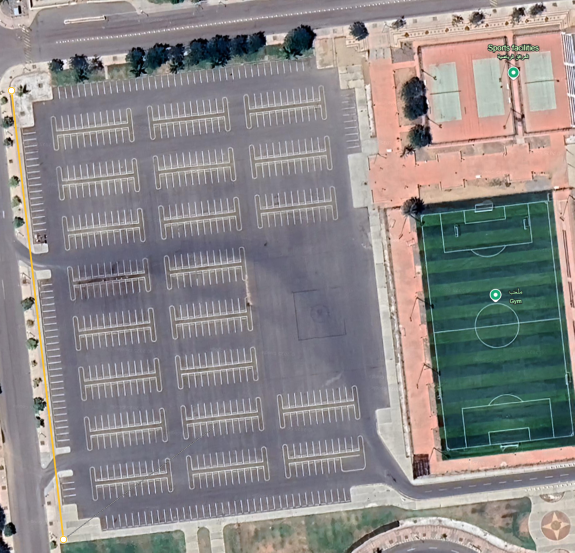
#> input picture dummy_ui/satellite.png, 1149 x 1105 px (shown at 1/2 size)
$ python pin_waypoints.py
#> lines starting #> are read from the running program, lines starting #| are printed output that depends on the picture
import matplotlib.pyplot as plt
import matplotlib.image as mpimg
import os

# GPS bounds of your image
gps_top_left = (21.497549, 39.249365)     # (lat1, lon1)
gps_bottom_right = (21.499448, 39.246958) # (lat2, lon2)

# Convert GPS to image pixel coordinates
def gps_to_image_coords(lat, lon, width=600, height=600):
    lat1, lon1 = gps_top_left
    lat2, lon2 = gps_bottom_right

    x = ((lon - lon1) / (lon2 - lon1)) * width
    y = ((lat1 - lat) / (lat1 - lat2)) * height  # y axis flipped
    return x, y

# Extract GPS from filename
def extract_gps_from_filename(filepath):
    name = os.path.basename(filepath)
    name = os.path.splitext(name)[0]  # Remove extension
    parts = name.split('_')
    if len(parts) < 2:
        raise ValueError(f"Filename format invalid: {name}")
    lat_str, lon_str = parts[:2]
    return float(lat_str), float(lon_str)

# Plot all image-named GPS points on satellite map
def plot_all_gps_points(directory, image_file="satellite.png"):
#> called with directory = 'waypoints', image_file = 'satellite.png'
    img = mpimg.imread(image_file)
#> img is the input picture: shape (1105, 1149, 4) float32; mean R, G, B, A 0.548, 0.532, 0.533, 1

    plt.figure(figsize=(6, 6))
    plt.imshow(img, extent=[0, 600, 600, 0])

    for filename in os.listdir(directory):
        if filename.endswith(".jpg") or filename.endswith(".png"):
            try:
                lat, lon = extract_gps_from_filename(filename)
                x, y = gps_to_image_coords(lat, lon)
                plt.plot(x, y, 'ro', markersize=5)
            except Exception as e:
                print(f"Skipping {filename}: {e}")

    plt.title("All GPS Points on Satellite Image")
    plt.xticks([])
    plt.yticks([])
    plt.tick_params(left=False, bottom=False)
    plt.show()
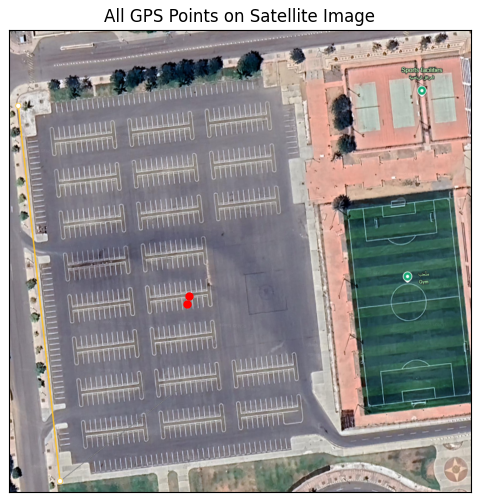
#> figure drawn by matplotlib, 1 panel

# Example usage
plot_all_gps_points("waypoints")  # Replace with your folder name
